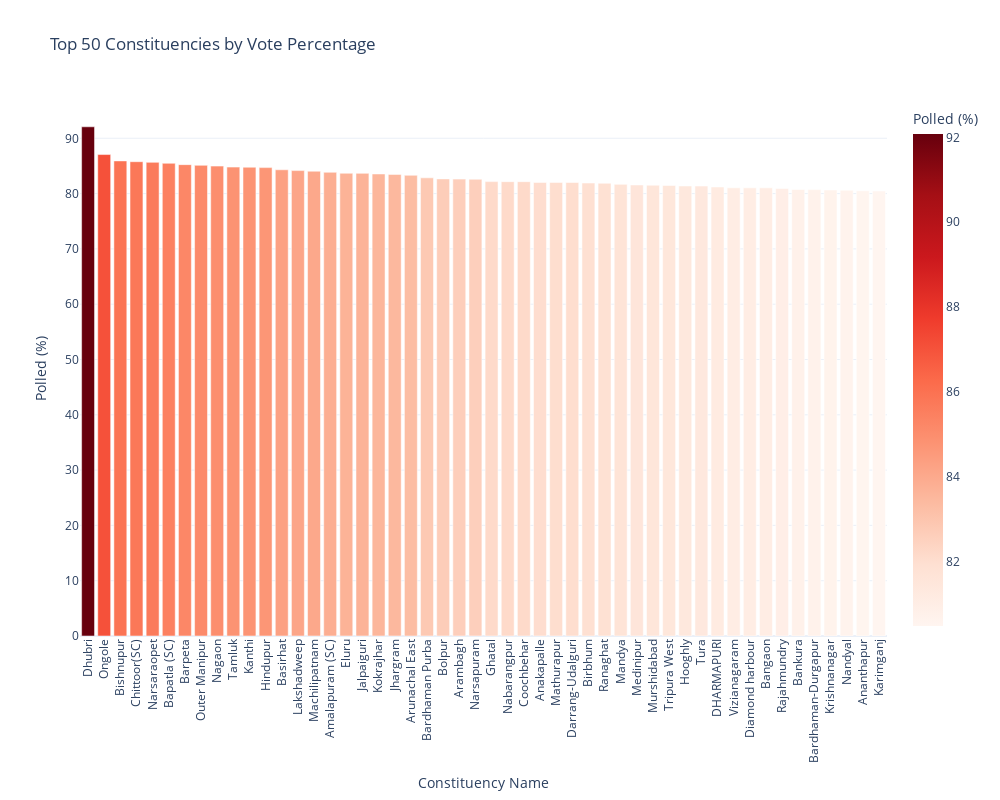

Notebook cell for this chart:
### Markdown cell above
The above bar graph shows **Average Vote Percentage in 2024 General Election in state and union territory [UT].**

List of five states and UTs with the **highest average vote percent**               
1. **Lakshadweep - 84.16 %**
2. **Tripura - 80.92 %**
3. **Assam - 80.88 %**
4. **Andra Pradesh - 80.77 %**
5. **Sikkim - 79.88 %**

List of five states and UTs with the **lowest average vote percent**
1. **Nagaland - 57.72 %**
2. **Uttar Pradesh - 57.04 %**
3. **Mizoram - 56.87 %**
4. **Bihar - 56.32 %**
5. **Uttrakhand - 56.18 %**

### Code cell
top_50_constituency_high_vote = merged_data.groupby('PC_Name')['Polled (%)'].nlargest(50).reset_index().sort_values(by='Polled (%)',ascending=False)
top_50_constituency_high_vote
top_50_constituency_high_vote = top_50_constituency_high_vote.head(50)

import plotly.express as px

# Assuming top_50_constituency_high_vote is a DataFrame with the necessary data
fig = px.bar(top_50_constituency_high_vote, x='PC_Name', y='Polled (%)',
             labels={'PC_Name': 'Constituency Name', 'Polled (%)': 'Polled (%)'},
             title='Top 50 Constituencies by Vote Percentage',
             color='Polled (%)',
             color_continuous_scale='reds')

fig.update_layout(xaxis={'categoryorder': 'total descending'},
                  xaxis_tickangle=-90,
                  width=1000,
                  height=800,
                  template='plotly_white')

fig.update_traces(hovertemplate='<b>%{x}</b><br>Polled: %{y:.2f}%')

fig.show()

### Figure 1 — Plotly figure (JSON) as saved in the notebook; plotly's stock layout.template omitted (floating-point values rounded to 4 significant figures)
{"data": [{"alignmentgroup": "True", "hovertemplate": "<b>%{x}</b><br>Polled: %{y:.2f}%", "legendgroup": "", "marker": {"color": [92.08, 87.06, 85.91, 85.77, 85.65, 85.48, 85.24, 85.11, 84.97, 84.79, 84.77, 84.7, 84.31, 84.16, 84.05, 83.85, 83.68, 83.66, 83.55, 83.47, 83.31, 82.85, 82.66, 82.62, 82.59, 82.17, 82.16, 82.16, 82.03, 82.02, 82.01, 81.91, 81.87, 81.67, 81.56, 81.52, 81.48, 81.38, 81.37, 81.2, 81.05, 81.04, 81.04, 80.93, 80.75, 80.72, 80.65, 80.61, 80.51, 80.48], "coloraxis": "coloraxis", "pattern": {"shape": ""}}, "name": "", "offsetgroup": "", "orientation": "v", "showlegend": false, "textposition": "auto", "type": "bar", "x": ["Dhubri", "Ongole", "Bishnupur", "Chittoor(SC)", "Narsaraopet", "Bapatla (SC)", "Barpeta", "Outer Manipur", "Nagaon", "Tamluk", "Kanthi", "Hindupur", "Basirhat", "Lakshadweep", "Machilipatnam", "Amalapuram (SC)", "Eluru", "Jalpaiguri", "Kokrajhar", "Jhargram", "Arunachal East", "Bardhaman Purba", "Bolpur", "Arambagh", "Narsapuram", "Ghatal", "Nabarangpur", "Coochbehar", "Anakapalle", "Mathurapur", "Darrang-Udalguri", "Birbhum", "Ranaghat", "Mandya", "Medinipur", "Murshidabad", "Tripura West", "Hooghly", "Tura", "DHARMAPURI", "Vizianagaram", "Diamond harbour", "Bangaon", "Rajahmundry", "Bankura", "Bardhaman-Durgapur", "Krishnanagar", "Nandyal", "Ananthapur", "Karimganj"], "xaxis": "x", "y": [92.08, 87.06, 85.91, 85.77, 85.65, 85.48, 85.24, 85.11, 84.97, 84.79, 84.77, 84.7, 84.31, 84.16, 84.05, 83.85, 83.68, 83.66, 83.55, 83.47, 83.31, 82.85, 82.66, 82.62, 82.59, 82.17, 82.16, 82.16, 82.03, 82.02, 82.01, 81.91, 81.87, 81.67, 81.56, 81.52, 81.48, 81.38, 81.37, 81.2, 81.05, 81.04, 81.04, 80.93, 80.75, 80.72, 80.65, 80.61, 80.51, 80.48], "yaxis": "y"}], "layout": {"barmode": "relative", "coloraxis": {"colorbar": {"title": {"text": "Polled (%)"}}, "colorscale": [[0, "rgb(255,245,240)"], [0.125, "rgb(254,224,210)"], [0.25, "rgb(252,187,161)"], [0.375, "rgb(252,146,114)"], [0.5, "rgb(251,106,74)"], [0.625, "rgb(239,59,44)"], [0.75, "rgb(203,24,29)"], [0.875, "rgb(165,15,21)"], [1, "rgb(103,0,13)"]]}, "height": 800, "legend": {"tracegroupgap": 0}, "title": {"text": "Top 50 Constituencies by Vote Percentage"}, "width": 1000, "xaxis": {"anchor": "y", "autorange": true, "categoryorder": "total descending", "domain": [0, 1], "range": [-0.5, 49.5], "tickangle": -90, "title": {"text": "Constituency Name"}, "type": "category"}, "yaxis": {"anchor": "x", "autorange": true, "domain": [0, 1], "range": [0, 96.93], "title": {"text": "Polled (%)"}, "type": "linear"}}}
